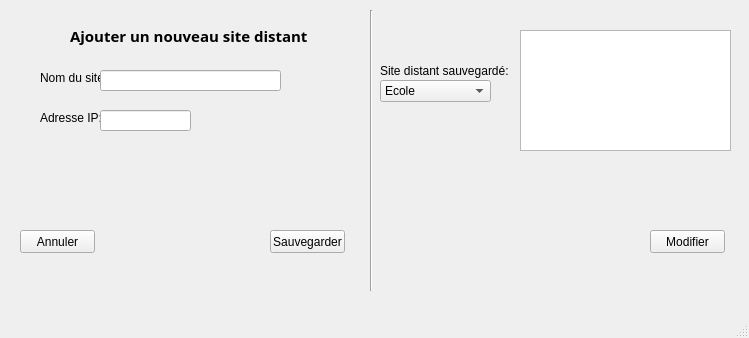
<?xml version="1.0" encoding="UTF-8"?>
<ui version="4.0">
 <class>FEN_Superviseur</class>
 <widget class="QMainWindow" name="FEN_Superviseur">
  <property name="geometry">
   <rect>
    <x>0</x>
    <y>0</y>
    <width>749</width>
    <height>338</height>
   </rect>
  </property>
  <property name="windowTitle">
   <string>FEN_Superviseur</string>
  </property>
  <widget class="QWidget" name="centralWidget">
   <widget class="QLabel" name="ConfigurerLeSuperviseur">
    <property name="geometry">
     <rect>
      <x>70</x>
      <y>20</y>
      <width>241</width>
      <height>31</height>
     </rect>
    </property>
    <property name="font">
     <font>
      <family>Arial Unicode MS</family>
      <pointsize>11</pointsize>
      <weight>75</weight>
      <bold>true</bold>
      <underline>false</underline>
     </font>
    </property>
    <property name="text">
     <string>Ajouter un nouveau site distant</string>
    </property>
   </widget>
   <widget class="QLabel" name="label">
    <property name="geometry">
     <rect>
      <x>40</x>
      <y>70</y>
      <width>71</width>
      <height>16</height>
     </rect>
    </property>
    <property name="text">
     <string>Nom du site:</string>
    </property>
   </widget>
   <widget class="QLabel" name="label_2">
    <property name="geometry">
     <rect>
      <x>40</x>
      <y>110</y>
      <width>61</width>
      <height>16</height>
     </rect>
    </property>
    <property name="text">
     <string>Adresse IP:</string>
    </property>
   </widget>
   <widget class="QPushButton" name="PB_Annuler">
    <property name="geometry">
     <rect>
      <x>20</x>
      <y>230</y>
      <width>75</width>
      <height>23</height>
     </rect>
    </property>
    <property name="text">
     <string>Annuler</string>
    </property>
   </widget>
   <widget class="QPushButton" name="PB_Valider">
    <property name="geometry">
     <rect>
      <x>270</x>
      <y>230</y>
      <width>75</width>
      <height>23</height>
     </rect>
    </property>
    <property name="text">
     <string>Sauvegarder</string>
    </property>
   </widget>
   <widget class="Line" name="line">
    <property name="geometry">
     <rect>
      <x>363</x>
      <y>10</y>
      <width>16</width>
      <height>281</height>
     </rect>
    </property>
    <property name="orientation">
     <enum>Qt::Vertical</enum>
    </property>
   </widget>
   <widget class="QLineEdit" name="LE_adresseIP">
    <property name="geometry">
     <rect>
      <x>100</x>
      <y>110</y>
      <width>91</width>
      <height>21</height>
     </rect>
    </property>
   </widget>
   <widget class="QLineEdit" name="LE_nomSite">
    <property name="geometry">
     <rect>
      <x>100</x>
      <y>70</y>
      <width>181</width>
      <height>21</height>
     </rect>
    </property>
   </widget>
   <widget class="QComboBox" name="comboBox">
    <property name="geometry">
     <rect>
      <x>380</x>
      <y>80</y>
      <width>111</width>
      <height>22</height>
     </rect>
    </property>
    <item>
     <property name="text">
      <string>Ecole</string>
     </property>
    </item>
    <item>
     <property name="text">
      <string>Médiathèque</string>
     </property>
    </item>
    <item>
     <property name="text">
      <string>Mairie</string>
     </property>
    </item>
   </widget>
   <widget class="QLabel" name="label_3">
    <property name="geometry">
     <rect>
      <x>380</x>
      <y>60</y>
      <width>131</width>
      <height>21</height>
     </rect>
    </property>
    <property name="text">
     <string>Site distant sauvegardé:</string>
    </property>
   </widget>
   <widget class="QTextEdit" name="textEdit">
    <property name="geometry">
     <rect>
      <x>520</x>
      <y>30</y>
      <width>211</width>
      <height>121</height>
     </rect>
    </property>
   </widget>
   <widget class="QPushButton" name="pushButton">
    <property name="geometry">
     <rect>
      <x>650</x>
      <y>230</y>
      <width>75</width>
      <height>23</height>
     </rect>
    </property>
    <property name="text">
     <string>Modifier</string>
    </property>
   </widget>
  </widget>
  <widget class="QMenuBar" name="menuBar">
   <property name="geometry">
    <rect>
     <x>0</x>
     <y>0</y>
     <width>749</width>
     <height>21</height>
    </rect>
   </property>
  </widget>
  <widget class="QStatusBar" name="statusBar"/>
 </widget>
 <layoutdefault spacing="6" margin="11"/>
 <resources/>
 <connections/>
</ui>
